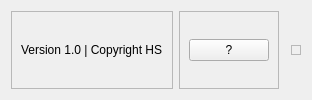
     <widget class="QFrame" name="Footer_frame">
      <property name="frameShape">
       <enum>QFrame::NoFrame</enum>
      </property>
      <property name="frameShadow">
       <enum>QFrame::Raised</enum>
      </property>
      <layout class="QHBoxLayout" name="horizontalLayout_7">
       <item>
        <widget class="QFrame" name="footer_left_frame">
         <property name="frameShape">
          <enum>QFrame::StyledPanel</enum>
         </property>
         <property name="frameShadow">
          <enum>QFrame::Raised</enum>
         </property>
         <layout class="QHBoxLayout" name="horizontalLayout_5">
          <item>
           <widget class="QLabel" name="label">
            <property name="text">
             <string>Version 1.0 | Copyright HS</string>
            </property>
           </widget>
          </item>
         </layout>
        </widget>
       </item>
       <item>
        <widget class="QFrame" name="footer_right_frame">
         <property name="frameShape">
          <enum>QFrame::StyledPanel</enum>
         </property>
         <property name="frameShadow">
          <enum>QFrame::Raised</enum>
         </property>
         <layout class="QHBoxLayout" name="horizontalLayout_6">
          <item alignment="Qt::AlignRight">
           <widget class="QPushButton" name="pushButton_2">
            <property name="text">
             <string>?</string>
            </property>
           </widget>
          </item>
         </layout>
        </widget>
       </item>
       <item>
        <widget class="QFrame" name="frame">
         <property name="maximumSize">
          <size>
           <width>10</width>
           <height>10</height>
          </size>
         </property>
         <property name="frameShape">
          <enum>QFrame::StyledPanel</enum>
         </property>
         <property name="frameShadow">
          <enum>QFrame::Raised</enum>
         </property>
        </widget>
       </item>
       <item>
        <widget class="QFrame" name="size_grip">
         <property name="minimumSize">
          <size>
           <width>10</width>
           <height>10</height>
          </size>
         </property>
         <property name="maximumSize">
          <size>
           <width>10</width>
           <height>10</height>
          </size>
         </property>
         <property name="frameShape">
          <enum>QFrame::StyledPanel</enum>
         </property>
         <property name="frameShadow">
          <enum>QFrame::Raised</enum>
         </property>
        </widget>
       </item>
      </layout>
     </widget>
